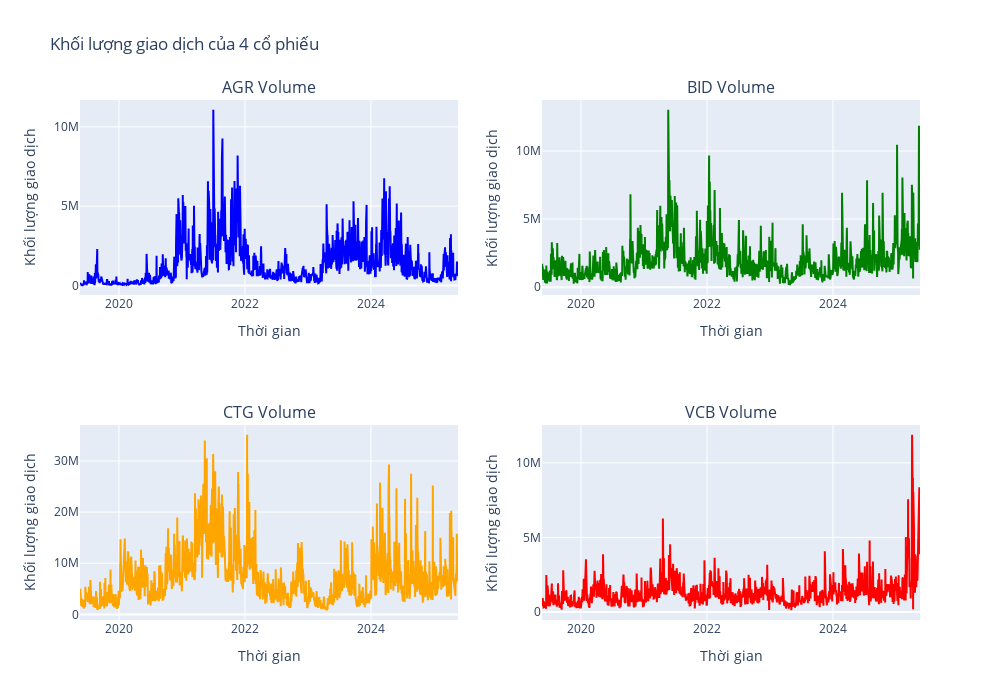

Source (notebook cell):
### Markdown cell above
### Khối lượng giao dịch
Khối lượng là số lượng tài sản hoặc chứng khoán được mua bán trong một khoảng thời gian nhất định, thường là trong một ngày. Ví dụ, khối lượng giao dịch cổ phiếu đề cập đến số lượng cổ phiếu được trao đổi từ lúc mở cửa đến lúc đóng cửa trong ngày.

Khối lượng giao dịch, cũng như sự thay đổi của khối lượng theo thời gian, là những yếu tố quan trọng đối với các nhà giao dịch theo phân tích kỹ thuật.

### Code cell
fig = make_subplots(rows=2, cols=2, 
                    subplot_titles=("AGR Volume", "BID Volume", "CTG Volume", "VCB Volume"),
                    shared_xaxes=False)

fig.add_trace(go.Scatter(x=AGR['time'], y=AGR['volume'], name='AGR', line=dict(color='blue')),
              row=1, col=1)

fig.add_trace(go.Scatter(x=BID['time'], y=BID['volume'], name='BID', line=dict(color='green')),
              row=1, col=2)

fig.add_trace(go.Scatter(x=CTG['time'], y=CTG['volume'], name='CTG', line=dict(color='orange')),
              row=2, col=1)

fig.add_trace(go.Scatter(x=VCB['time'], y=VCB['volume'], name='VCB', line=dict(color='red')),
              row=2, col=2)

fig.update_layout(height=700, width=1000, 
                  title_text="Khối lượng giao dịch của 4 cổ phiếu",
                  showlegend=False)

fig.update_xaxes(title_text="Thời gian")
fig.update_yaxes(title_text="Khối lượng giao dịch")

fig.show()

### Figure 1 — Plotly figure (JSON) as saved in the notebook; plotly's stock layout.template omitted (floating-point values rounded to 4 significant figures; data arrays with more than 128 entries replaced by an {"elided": "..."} marker saying what was removed)
{"data": [{"line": {"color": "blue"}, "name": "AGR", "type": "scatter", "x": {"elided": "1502 str values"}, "xaxis": "x", "y": {"elided": "1502 int values"}, "yaxis": "y"}, {"line": {"color": "green"}, "name": "BID", "type": "scatter", "x": {"elided": "1502 str values"}, "xaxis": "x2", "y": {"elided": "1502 int values"}, "yaxis": "y2"}, {"line": {"color": "orange"}, "name": "CTG", "type": "scatter", "x": {"elided": "1502 str values"}, "xaxis": "x3", "y": {"elided": "1502 int values"}, "yaxis": "y3"}, {"line": {"color": "red"}, "name": "VCB", "type": "scatter", "x": {"elided": "1502 str values"}, "xaxis": "x4", "y": {"elided": "1502 int values"}, "yaxis": "y4"}], "layout": {"annotations": [{"font": {"size": 16}, "showarrow": false, "text": "AGR Volume", "x": 0.225, "xanchor": "center", "xref": "paper", "y": 1, "yanchor": "bottom", "yref": "paper"}, {"font": {"size": 16}, "showarrow": false, "text": "BID Volume", "x": 0.775, "xanchor": "center", "xref": "paper", "y": 1, "yanchor": "bottom", "yref": "paper"}, {"font": {"size": 16}, "showarrow": false, "text": "CTG Volume", "x": 0.225, "xanchor": "center", "xref": "paper", "y": 0.375, "yanchor": "bottom", "yref": "paper"}, {"font": {"size": 16}, "showarrow": false, "text": "VCB Volume", "x": 0.775, "xanchor": "center", "xref": "paper", "y": 0.375, "yanchor": "bottom", "yref": "paper"}], "height": 700, "showlegend": false, "title": {"text": "Khối lượng giao dịch của 4 cổ phiếu"}, "width": 1000, "xaxis": {"anchor": "y", "domain": [0, 0.45], "title": {"text": "Thời gian"}}, "xaxis2": {"anchor": "y2", "domain": [0.55, 1], "title": {"text": "Thời gian"}}, "xaxis3": {"anchor": "y3", "domain": [0, 0.45], "title": {"text": "Thời gian"}}, "xaxis4": {"anchor": "y4", "domain": [0.55, 1], "title": {"text": "Thời gian"}}, "yaxis": {"anchor": "x", "domain": [0.625, 1], "title": {"text": "Khối lượng giao dịch"}}, "yaxis2": {"anchor": "x2", "domain": [0.625, 1], "title": {"text": "Khối lượng giao dịch"}}, "yaxis3": {"anchor": "x3", "domain": [0, 0.375], "title": {"text": "Khối lượng giao dịch"}}, "yaxis4": {"anchor": "x4", "domain": [0, 0.375], "title": {"text": "Khối lượng giao dịch"}}}}
